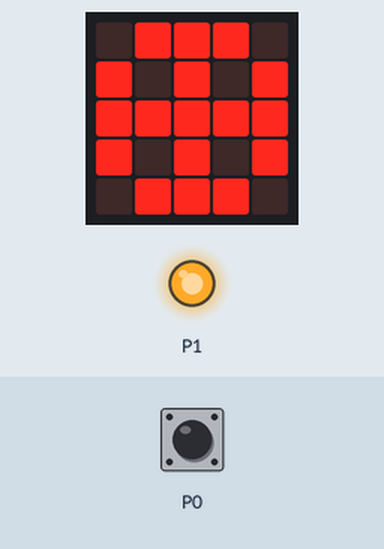
Bench run of a program on a simulated BBC micro:bit (MakeCode). Parts: the board's 5×5 LED display, output pins drawn as LEDs (lit = HIGH). Inputs (shaded band) come from the test bench.

Above: at 1.5 s.
1.6 s: touch pin P0 pressed for 2.15 s
At 2.2 s:
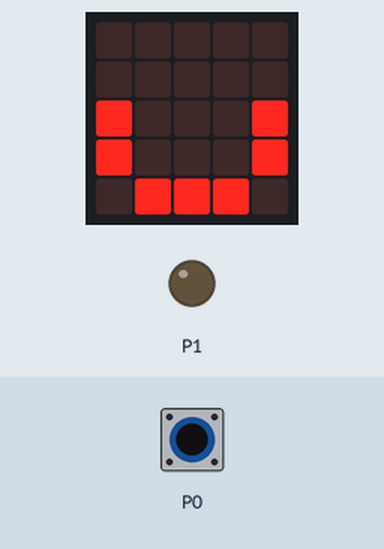
At 4.6 s:
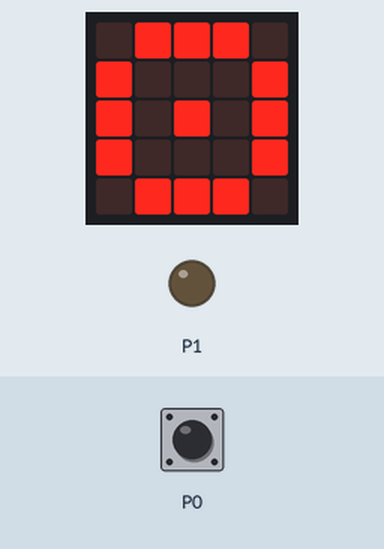
Timing chart, 0 to 15.0 s (numbered marks = the images above; inputs shaded):
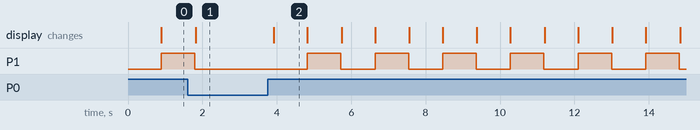

The program:

main.ts
```typescript
basic.forever(function () {
    if (input.pinIsPressed(TouchPin.P0)) {
        basic.showLeds(`
            . . . . .
            . . . . .
            # . . . #
            # . . . #
            . # # # .
            `)
        pins.digitalWritePin(DigitalPin.P1, 0)
    } else {
        basic.showLeds(`
            . # # # .
            # . . . #
            # . # . #
            # . . . #
            . # # # .
            `)
        basic.pause(500)
        pins.digitalWritePin(DigitalPin.P1, 1)
        basic.showLeds(`
            . # # # .
            # . # . #
            # # # # #
            # . # . #
            . # # # .
            `)
        basic.pause(500)
        pins.digitalWritePin(DigitalPin.P1, 0)
    }
})
```

test.ts
```typescript
// Hier kann man Tests durchführen; diese Datei wird nicht kompiliert, wenn dieses Paket als Erweiterung verwendet wird.
```

Measured:
- after the input at 1.6 s, the display: changes after 0.22 s (image 1)
- by itself, P1: repeats every 1.8 s: HIGH 0.90 s, LOW 0.92 s
- what the display in image 2 shows lasts 0.9 s, from 3.9 s to 4.8 s
